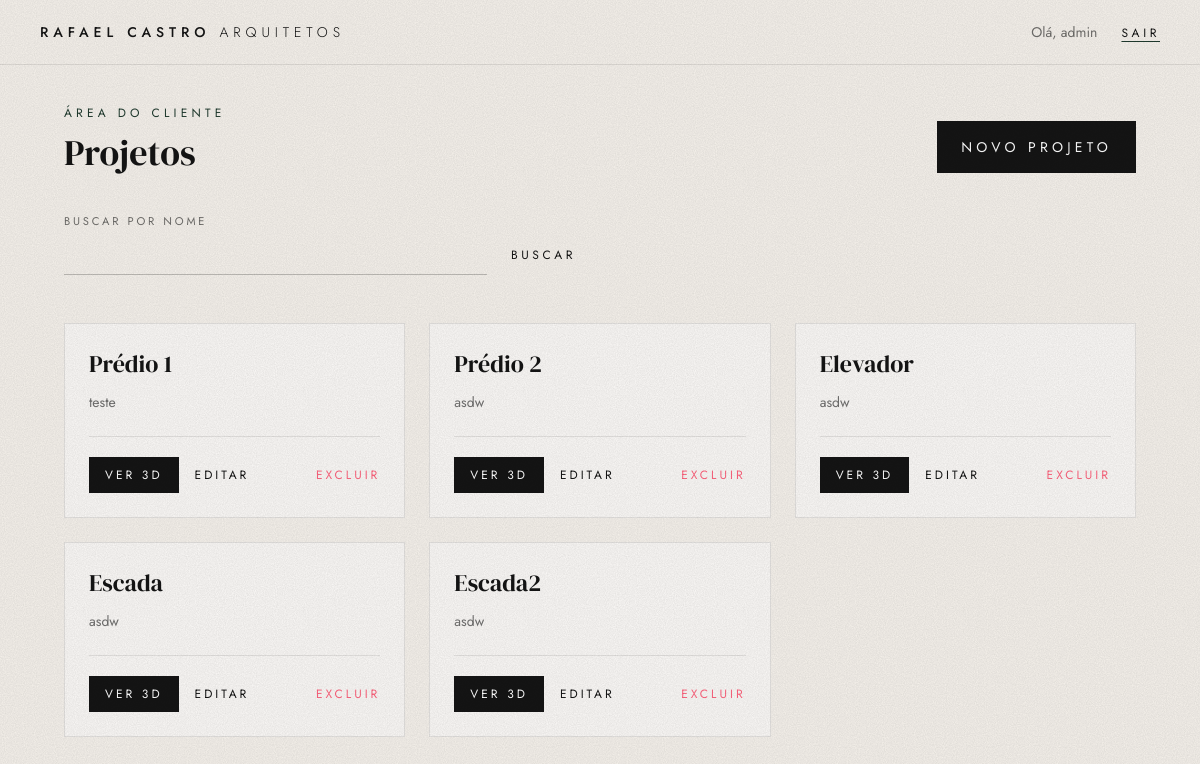
The app's page /projects3d/list/ (signed in) with its own data.
### projects3d/models.py (models this page shows, shortened)
class Project(models.Model):
    name = models.CharField(max_length=100)
    description = models.TextField(blank=True)
    model_file = models.FileField(upload_to='projects3d/models/', blank=True)

### projects3d/views.py (the view)
# urls.py: path('list/', ProjectListView.as_view(), name='project-list'),
class ProjectListView(LoginRequiredMixin,ListView):
    model = Project
    template_name = 'projects3d/project_list.html'
    context_object_name = 'projects'
    paginate_by = 9
    def get_queryset(self):
        queryset = super().get_queryset()
        search_query = self.request.GET.get('search', None)
        if search_query:
            queryset = queryset.filter(name__icontains=search_query)
        return queryset

### projects3d/templates/projects3d/project_list.html (shortened to what this page needs)
{% extends "base_1.html" %}
{% block content %}
{% include "partials/_nav_bar.html" %}
<main class="max-w-6xl mx-auto p-6 sm:p-10">
  <div class="flex flex-wrap items-end justify-between gap-6 mb-10">
    <div>
      <p class="sobretitulo">Área do cliente</p>
      <h1 class="font-serifa text-4xl mt-3">Projetos</h1>
    </div>
    <a href="{% url 'projects3d:project-create' %}" class="botao">Novo projeto</a>
  </div>
  <form method="get" class="flex items-end gap-6 mb-12 max-w-lg">
    <div class="flex-1">
      <label for="busca" class="rotulo">Buscar por nome</label>
      <input type="text" id="busca" name="search" value="{{ request.GET.search|default:'' }}" class="campo">
    </div>
    <button type="submit" class="text-xs tracking-[0.3em] uppercase pb-3 cursor-pointer hover:text-verde">Buscar</button>
  </form>
  <div class="grid gap-6 sm:grid-cols-2 lg:grid-cols-3">
    {% for project in projects %}
      <article class="flex flex-col bg-white/60 border border-preto/10 p-6 transition-colors hover:border-verde/40">
        <h2 class="font-serifa text-2xl">{{ project.name }}</h2>
        <p class="mt-3 flex-1 text-sm text-preto/60">{{ project.description|default:"Sem descrição."|truncatewords:20 }}</p>
        <div class="flex flex-wrap items-center gap-4 mt-6 pt-5 border-t border-preto/10">
          <a href="{% url 'projects3d:project-detail' project.pk %}" class="botao botao-sm">Ver 3D</a>
          <button type="button" class="text-xs tracking-[0.25em] uppercase cursor-pointer hover:text-verde"
                  hx-get="{% url 'projects3d:project-update' project.pk %}"
                  hx-target="body" hx-swap="beforeend">
            Editar
          </button>
          <button type="button" class="ml-auto text-xs tracking-[0.25em] uppercase text-[var(--color-error)] cursor-pointer hover:underline underline-offset-4"
                  hx-get="{% url 'projects3d:project-delete' project.pk %}"
                  hx-target="body" hx-swap="beforeend">
            Excluir
          </button>
        </div>
      </article>
    {% empty %}
      <p class="text-preto/60">Nenhum projeto encontrado.</p>
    {% endfor %}
  </div>
</main>
{% endblock %}

### templates/partials/_nav_bar.html (shortened to what this page needs)
<nav class="flex items-center justify-between gap-4 px-6 sm:px-10 py-5 border-b border-preto/10">
  <a href="{% url 'projects3d:project-list' %}" class="text-sm font-medium tracking-[0.35em] uppercase">
    Rafael Castro <span class="font-light">Arquitetos</span>
  </a>
  {% if user.is_authenticated %}
    <div class="flex items-center gap-6">
      <span class="hidden sm:inline text-sm text-preto/60">Olá, {{ user.first_name|default:user.username }}</span>
      <form method="post" action="{% url 'accounts:logout' %}">
        <button type="submit" class="text-xs tracking-[0.3em] uppercase underline underline-offset-4 decoration-verde cursor-pointer hover:text-verde">Sair</button>
      </form>
    </div>
  {% endif %}
</nav>

### templates/base_1.html (style rules this page uses)
.textura::before { content: ""; position: fixed; inset: 0; z-index: 40; pointer-events: none; opacity: 0.22; mix-blend-mode: multiply; }

### records on screen
Project: name "Prédio 1", description "teste"
Project: name "Prédio 2", description "asdw"
Project: name "Elevador", description "asdw"
Project: name "Escada", description "asdw"
Project: name "Escada2", description "asdw"

### other values on screen
{{ user.first_name|default:user.username }} "admin"
